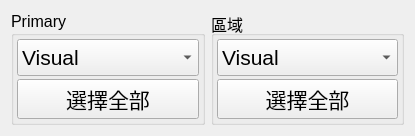
<?xml version="1.0" encoding="UTF-8"?>
<ui version="4.0">
 <class>FrontTwinFilter</class>
 <widget class="QWidget" name="FrontTwinFilter">
  <property name="geometry">
   <rect>
    <x>0</x>
    <y>0</y>
    <width>415</width>
    <height>136</height>
   </rect>
  </property>
  <property name="windowTitle">
   <string>Form</string>
  </property>
  <layout class="QGridLayout" name="gridLayout">
   <item row="0" column="0">
    <widget class="QGroupBox" name="groupBoxPrimary">
     <property name="sizePolicy">
      <sizepolicy hsizetype="Preferred" vsizetype="Preferred">
       <horstretch>0</horstretch>
       <verstretch>0</verstretch>
      </sizepolicy>
     </property>
     <property name="font">
      <font>
       <pointsize>12</pointsize>
      </font>
     </property>
     <property name="title">
      <string>Primary</string>
     </property>
     <layout class="QVBoxLayout" name="verticalLayout_4">
      <property name="spacing">
       <number>3</number>
      </property>
      <property name="leftMargin">
       <number>3</number>
      </property>
      <property name="topMargin">
       <number>3</number>
      </property>
      <property name="rightMargin">
       <number>3</number>
      </property>
      <property name="bottomMargin">
       <number>3</number>
      </property>
      <item>
       <widget class="QComboBox" name="comboBoxPrimary">
        <property name="sizePolicy">
         <sizepolicy hsizetype="Preferred" vsizetype="Preferred">
          <horstretch>0</horstretch>
          <verstretch>0</verstretch>
         </sizepolicy>
        </property>
        <property name="font">
         <font>
          <pointsize>16</pointsize>
         </font>
        </property>
        <item>
         <property name="text">
          <string>Visual</string>
         </property>
        </item>
       </widget>
      </item>
      <item>
       <widget class="QPushButton" name="pushButtonPrimarySelectAll">
        <property name="sizePolicy">
         <sizepolicy hsizetype="Preferred" vsizetype="Preferred">
          <horstretch>0</horstretch>
          <verstretch>0</verstretch>
         </sizepolicy>
        </property>
        <property name="font">
         <font>
          <pointsize>16</pointsize>
         </font>
        </property>
        <property name="text">
         <string>選擇全部</string>
        </property>
       </widget>
      </item>
     </layout>
    </widget>
   </item>
   <item row="0" column="1">
    <widget class="QGroupBox" name="groupBoxRegion">
     <property name="sizePolicy">
      <sizepolicy hsizetype="Preferred" vsizetype="Preferred">
       <horstretch>0</horstretch>
       <verstretch>0</verstretch>
      </sizepolicy>
     </property>
     <property name="font">
      <font>
       <pointsize>12</pointsize>
      </font>
     </property>
     <property name="title">
      <string>區域</string>
     </property>
     <layout class="QVBoxLayout" name="verticalLayout_2">
      <property name="spacing">
       <number>3</number>
      </property>
      <property name="leftMargin">
       <number>3</number>
      </property>
      <property name="topMargin">
       <number>3</number>
      </property>
      <property name="rightMargin">
       <number>3</number>
      </property>
      <property name="bottomMargin">
       <number>3</number>
      </property>
      <item>
       <widget class="QComboBox" name="comboBoxSecondary">
        <property name="sizePolicy">
         <sizepolicy hsizetype="Preferred" vsizetype="Preferred">
          <horstretch>0</horstretch>
          <verstretch>0</verstretch>
         </sizepolicy>
        </property>
        <property name="font">
         <font>
          <pointsize>16</pointsize>
         </font>
        </property>
        <item>
         <property name="text">
          <string>Visual</string>
         </property>
        </item>
       </widget>
      </item>
      <item>
       <widget class="QPushButton" name="pushButtonSecondary">
        <property name="sizePolicy">
         <sizepolicy hsizetype="Preferred" vsizetype="Preferred">
          <horstretch>0</horstretch>
          <verstretch>0</verstretch>
         </sizepolicy>
        </property>
        <property name="font">
         <font>
          <pointsize>16</pointsize>
         </font>
        </property>
        <property name="text">
         <string>選擇全部</string>
        </property>
       </widget>
      </item>
     </layout>
    </widget>
   </item>
  </layout>
 </widget>
 <resources/>
 <connections/>
</ui>
